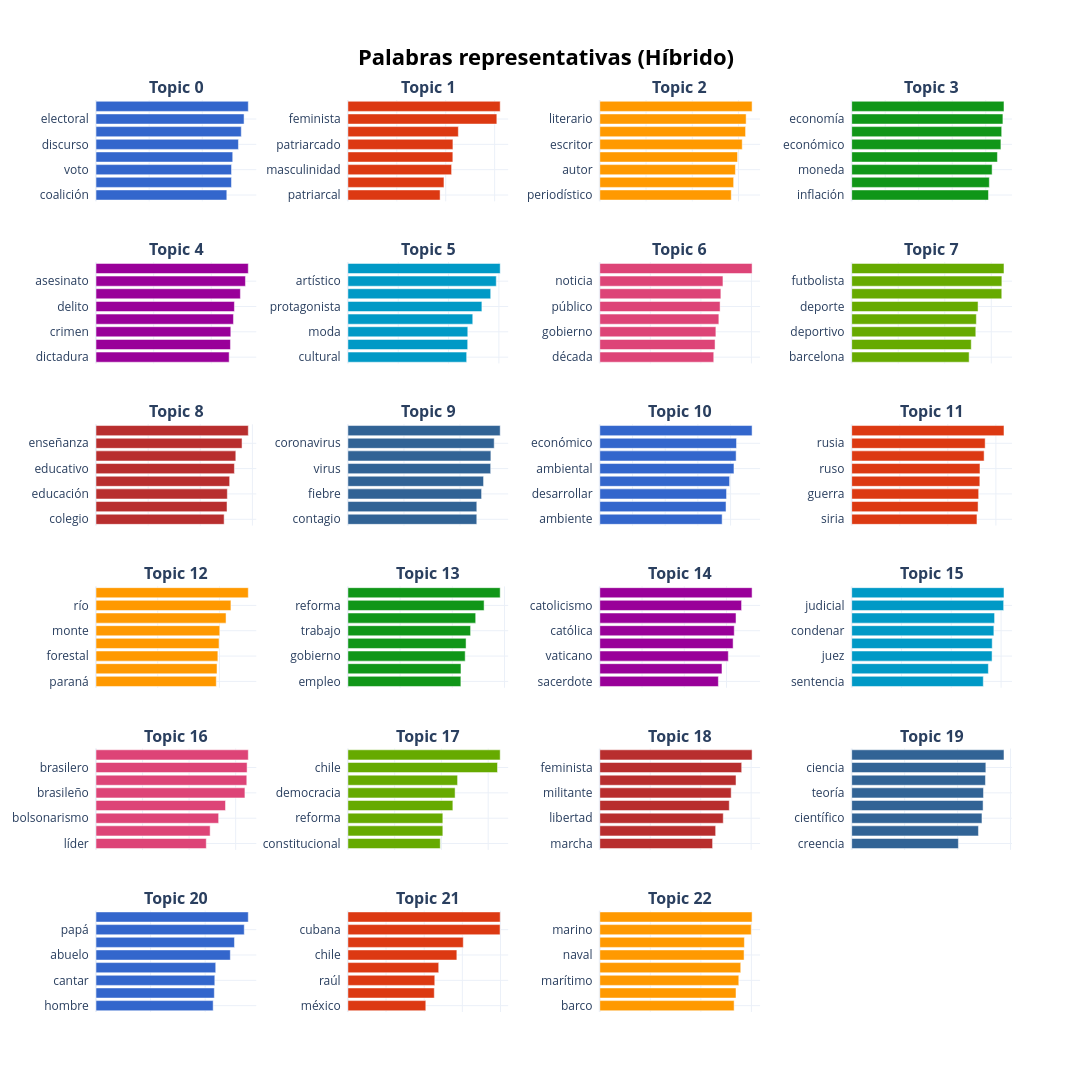

The notebook cell this image was saved under:
### Code cell
# 1. Asignar al df original 
df['topic'] = topics

# 2. Obtenemos la cantidad total de tópicos válidos (excluyendo el -1)
total_topicos = len(topic_model.get_topic_info()[topic_model.get_topic_info()['Topic'] != -1])

# 3. Le pasamos el total exacto a la función
fig = topic_model.visualize_barchart(
    top_n_topics=total_topicos, 
    n_words=8, 
    title="<b>Palabras representativas (Híbrido)</b>"
)

colors = px.colors.qualitative.G10
for i, trace in enumerate(fig.data):
    trace.marker.color = colors[i % len(colors)]

fig.update_traces(hovertemplate="<b>Término:</b> %{y}<br><b>Relevancia:</b> %{x:.3f}<extra></extra>")
fig.for_each_xaxis(lambda ax: ax.update(title_text="", showticklabels=False))
fig.for_each_annotation(lambda a: a.update(text=f"<b>{a.text.split('_')[0]}</b>"))

# 4. Altura dinámica: le damos aprox 300px por cada fila de 4 gráficos para que no se aplasten
altura_dinamica = max(950, (total_topicos // 4) * 300)

fig.update_layout(
    height=altura_dinamica, 
    width=1300, 
    plot_bgcolor='rgba(0,0,0,0)', 
    paper_bgcolor='#ffffff'
)

fig.write_html(GRAFICOS_DIR / "01_barchart_topicos.html")
fig.show()

### Figure 1 — Plotly figure (JSON) as saved in the notebook; plotly's stock layout.template omitted (floating-point values rounded to 4 significant figures)
{"data": [{"hovertemplate": "<b>Término:</b> %{y}<br><b>Relevancia:</b> %{x:.3f}<extra></extra>", "marker": {"color": "#3366CC"}, "orientation": "h", "type": "bar", "x": [0.4924, 0.5099, 0.5102, 0.5147, 0.5362, 0.5469, 0.5574, 0.5733], "xaxis": "x", "y": ["coalición  ", "debate  ", "voto  ", "votar  ", "discurso  ", "campaña  ", "electoral  ", "candidato  "], "yaxis": "y"}, {"hovertemplate": "<b>Término:</b> %{y}<br><b>Relevancia:</b> %{x:.3f}<extra></extra>", "marker": {"color": "#DC3912"}, "orientation": "h", "type": "bar", "x": [0.377, 0.3928, 0.424, 0.4291, 0.4294, 0.4516, 0.609, 0.6227], "xaxis": "x2", "y": ["patriarcal  ", "mujeres  ", "masculinidad  ", "debate  ", "patriarcado  ", "aborto  ", "feminista  ", "feminismo  "], "yaxis": "y2"}, {"hovertemplate": "<b>Término:</b> %{y}<br><b>Relevancia:</b> %{x:.3f}<extra></extra>", "marker": {"color": "#FF9900"}, "orientation": "h", "type": "bar", "x": [0.5686, 0.5789, 0.5866, 0.5958, 0.616, 0.6305, 0.633, 0.6587], "xaxis": "x3", "y": ["periodístico  ", "literatura  ", "autor  ", "narrativo  ", "escritor  ", "escritora  ", "literario  ", "periodista  "], "yaxis": "y3"}, {"hovertemplate": "<b>Término:</b> %{y}<br><b>Relevancia:</b> %{x:.3f}<extra></extra>", "marker": {"color": "#109618"}, "orientation": "h", "type": "bar", "x": [0.4081, 0.4107, 0.419, 0.4349, 0.4453, 0.4476, 0.4512, 0.4544], "xaxis": "x4", "y": ["inflación  ", "desigualdad  ", "moneda  ", "pobreza  ", "económico  ", "crisis  ", "economía  ", "deuda  "], "yaxis": "y4"}, {"hovertemplate": "<b>Término:</b> %{y}<br><b>Relevancia:</b> %{x:.3f}<extra></extra>", "marker": {"color": "#990099"}, "orientation": "h", "type": "bar", "x": [0.462, 0.4664, 0.4677, 0.4768, 0.4801, 0.5009, 0.5185, 0.5283], "xaxis": "x5", "y": ["dictadura  ", "víctima  ", "crimen  ", "policía  ", "delito  ", "violencia  ", "asesinato  ", "comisaría  "], "yaxis": "y5"}, {"hovertemplate": "<b>Término:</b> %{y}<br><b>Relevancia:</b> %{x:.3f}<extra></extra>", "marker": {"color": "#0099C6"}, "orientation": "h", "type": "bar", "x": [0.472, 0.4761, 0.4764, 0.4961, 0.5325, 0.5675, 0.5897, 0.6052], "xaxis": "x6", "y": ["cultural  ", "mario  ", "moda  ", "teatro  ", "protagonista  ", "arte  ", "artístico  ", "artista  "], "yaxis": "y6"}, {"hovertemplate": "<b>Término:</b> %{y}<br><b>Relevancia:</b> %{x:.3f}<extra></extra>", "marker": {"color": "#DD4477"}, "orientation": "h", "type": "bar", "x": [0.4509, 0.4561, 0.4593, 0.4711, 0.476, 0.479, 0.4873, 0.6026], "xaxis": "x7", "y": ["década  ", "futuro  ", "gobierno  ", "periodista  ", "público  ", "sociedad  ", "noticia  ", "mediático  "], "yaxis": "y7"}, {"hovertemplate": "<b>Término:</b> %{y}<br><b>Relevancia:</b> %{x:.3f}<extra></extra>", "marker": {"color": "#66AA00"}, "orientation": "h", "type": "bar", "x": [0.5048, 0.5139, 0.5335, 0.5358, 0.5431, 0.6451, 0.6455, 0.6546], "xaxis": "x8", "y": ["barcelona  ", "campeón  ", "deportivo  ", "brasil  ", "deporte  ", "fútbol  ", "futbolista  ", "fifa  "], "yaxis": "y8"}, {"hovertemplate": "<b>Término:</b> %{y}<br><b>Relevancia:</b> %{x:.3f}<extra></extra>", "marker": {"color": "#B82E2E"}, "orientation": "h", "type": "bar", "x": [0.4916, 0.5027, 0.5039, 0.5128, 0.531, 0.5364, 0.5603, 0.5843], "xaxis": "x9", "y": ["colegio  ", "docente  ", "educación  ", "enseñar  ", "educativo  ", "escolar  ", "enseñanza  ", "pedagógico  "], "yaxis": "y9"}, {"hovertemplate": "<b>Término:</b> %{y}<br><b>Relevancia:</b> %{x:.3f}<extra></extra>", "marker": {"color": "#316395"}, "orientation": "h", "type": "bar", "x": [0.4598, 0.4598, 0.4769, 0.4839, 0.5093, 0.5101, 0.5219, 0.5432], "xaxis": "x10", "y": ["contagio  ", "enfermedad  ", "fiebre  ", "vacunar  ", "virus  ", "pandemia  ", "coronavirus  ", "epidemia  "], "yaxis": "y10"}, {"hovertemplate": "<b>Término:</b> %{y}<br><b>Relevancia:</b> %{x:.3f}<extra></extra>", "marker": {"color": "#3366CC"}, "orientation": "h", "type": "bar", "x": [0.3742, 0.3861, 0.3877, 0.397, 0.4104, 0.417, 0.4183, 0.4658], "xaxis": "x11", "y": ["ambiente  ", "cambio  ", "desarrollar  ", "industria  ", "ambiental  ", "futuro  ", "económico  ", "economía  "], "yaxis": "y11"}, {"hovertemplate": "<b>Término:</b> %{y}<br><b>Relevancia:</b> %{x:.3f}<extra></extra>", "marker": {"color": "#DC3912"}, "orientation": "h", "type": "bar", "x": [0.5212, 0.5259, 0.5284, 0.5332, 0.5338, 0.551, 0.5554, 0.6337], "xaxis": "x12", "y": ["siria  ", "ucrania  ", "guerra  ", "irán  ", "ruso  ", "moscú  ", "rusia  ", "soviético  "], "yaxis": "y12"}, {"hovertemplate": "<b>Término:</b> %{y}<br><b>Relevancia:</b> %{x:.3f}<extra></extra>", "marker": {"color": "#FF9900"}, "orientation": "h", "type": "bar", "x": [0.3898, 0.3921, 0.3949, 0.3988, 0.4011, 0.4215, 0.4372, 0.4935], "xaxis": "x13", "y": ["paraná  ", "país  ", "forestal  ", "ambiental  ", "monte  ", "paisaje  ", "río  ", "arroyo  "], "yaxis": "y13"}, {"hovertemplate": "<b>Término:</b> %{y}<br><b>Relevancia:</b> %{x:.3f}<extra></extra>", "marker": {"color": "#109618"}, "orientation": "h", "type": "bar", "x": [0.4329, 0.4332, 0.4493, 0.4528, 0.4701, 0.4896, 0.5219, 0.5835], "xaxis": "x14", "y": ["empleo  ", "trabajador  ", "gobierno  ", "sindical  ", "trabajo  ", "laboral  ", "reforma  ", "sindicalismo  "], "yaxis": "y14"}, {"hovertemplate": "<b>Término:</b> %{y}<br><b>Relevancia:</b> %{x:.3f}<extra></extra>", "marker": {"color": "#990099"}, "orientation": "h", "type": "bar", "x": [0.5615, 0.5786, 0.6085, 0.6313, 0.6367, 0.6451, 0.6713, 0.7211], "xaxis": "x15", "y": ["sacerdote  ", "jesuita  ", "vaticano  ", "católico  ", "católica  ", "arzobispo  ", "catolicismo  ", "papal  "], "yaxis": "y15"}, {"hovertemplate": "<b>Término:</b> %{y}<br><b>Relevancia:</b> %{x:.3f}<extra></extra>", "marker": {"color": "#0099C6"}, "orientation": "h", "type": "bar", "x": [0.5285, 0.5488, 0.5637, 0.5643, 0.571, 0.5738, 0.6103, 0.6116], "xaxis": "x16", "y": ["sentencia  ", "condena  ", "juez  ", "tribunal  ", "condenar  ", "juzgado  ", "judicial  ", "justicia  "], "yaxis": "y16"}, {"hovertemplate": "<b>Término:</b> %{y}<br><b>Relevancia:</b> %{x:.3f}<extra></extra>", "marker": {"color": "#DD4477"}, "orientation": "h", "type": "bar", "x": [0.4738, 0.4904, 0.5269, 0.5564, 0.6398, 0.6478, 0.6491, 0.6543], "xaxis": "x17", "y": ["líder  ", "bolsonaro  ", "bolsonarismo  ", "dictadura  ", "brasileño  ", "brasilia  ", "brasilero  ", "brasil  "], "yaxis": "y17"}, {"hovertemplate": "<b>Término:</b> %{y}<br><b>Relevancia:</b> %{x:.3f}<extra></extra>", "marker": {"color": "#66AA00"}, "orientation": "h", "type": "bar", "x": [0.3951, 0.4061, 0.4061, 0.449, 0.4585, 0.4691, 0.6399, 0.6514], "xaxis": "x18", "y": ["constitucional  ", "presidencial  ", "reforma  ", "revuelta  ", "democracia  ", "dictadura  ", "chile  ", "chileno  "], "yaxis": "y18"}, {"hovertemplate": "<b>Término:</b> %{y}<br><b>Relevancia:</b> %{x:.3f}<extra></extra>", "marker": {"color": "#B82E2E"}, "orientation": "h", "type": "bar", "x": [0.4472, 0.4593, 0.4895, 0.5133, 0.5209, 0.54, 0.5626, 0.6037], "xaxis": "x19", "y": ["marcha  ", "comunidad  ", "libertad  ", "pueblo  ", "militante  ", "multitud  ", "feminista  ", "manifestación  "], "yaxis": "y19"}, {"hovertemplate": "<b>Término:</b> %{y}<br><b>Relevancia:</b> %{x:.3f}<extra></extra>", "marker": {"color": "#316395"}, "orientation": "h", "type": "bar", "x": [0.4029, 0.4787, 0.492, 0.4962, 0.4978, 0.5051, 0.5067, 0.5752], "xaxis": "x20", "y": ["creencia  ", "filosofía  ", "científico  ", "astrología  ", "teoría  ", "universo  ", "ciencia  ", "astrónomo  "], "yaxis": "y20"}, {"hovertemplate": "<b>Término:</b> %{y}<br><b>Relevancia:</b> %{x:.3f}<extra></extra>", "marker": {"color": "#3366CC"}, "orientation": "h", "type": "bar", "x": [0.4294, 0.4337, 0.4354, 0.4388, 0.4923, 0.5075, 0.5434, 0.5582], "xaxis": "x21", "y": ["hombre  ", "canto  ", "cantar  ", "hermano  ", "abuelo  ", "hijo  ", "papá  ", "padre  "], "yaxis": "y21"}, {"hovertemplate": "<b>Término:</b> %{y}<br><b>Relevancia:</b> %{x:.3f}<extra></extra>", "marker": {"color": "#DC3912"}, "orientation": "h", "type": "bar", "x": [0.4085, 0.453, 0.4555, 0.4762, 0.5712, 0.6049, 0.7977, 0.7984], "xaxis": "x22", "y": ["méxico  ", "mexicano  ", "raúl  ", "comunista  ", "chile  ", "cuba  ", "cubana  ", "cubano  "], "yaxis": "y22"}, {"hovertemplate": "<b>Término:</b> %{y}<br><b>Relevancia:</b> %{x:.3f}<extra></extra>", "marker": {"color": "#FF9900"}, "orientation": "h", "type": "bar", "x": [0.5316, 0.5391, 0.5501, 0.5578, 0.571, 0.5723, 0.5994, 0.6027], "xaxis": "x23", "y": ["barco  ", "embarcación  ", "marítimo  ", "marina  ", "naval  ", "océano  ", "marino  ", "submarino  "], "yaxis": "y23"}], "layout": {"annotations": [{"font": {"size": 16}, "showarrow": false, "text": "<b>Topic 0</b>", "x": 0.0875, "xanchor": "center", "xref": "paper", "y": 1, "yanchor": "bottom", "yref": "paper"}, {"font": {"size": 16}, "showarrow": false, "text": "<b>Topic 1</b>", "x": 0.3625, "xanchor": "center", "xref": "paper", "y": 1, "yanchor": "bottom", "yref": "paper"}, {"font": {"size": 16}, "showarrow": false, "text": "<b>Topic 2</b>", "x": 0.6375, "xanchor": "center", "xref": "paper", "y": 1, "yanchor": "bottom", "yref": "paper"}, {"font": {"size": 16}, "showarrow": false, "text": "<b>Topic 3</b>", "x": 0.9125, "xanchor": "center", "xref": "paper", "y": 1, "yanchor": "bottom", "yref": "paper"}, {"font": {"size": 16}, "showarrow": false, "text": "<b>Topic 4</b>", "x": 0.0875, "xanchor": "center", "xref": "paper", "y": 0.8222, "yanchor": "bottom", "yref": "paper"}, {"font": {"size": 16}, "showarrow": false, "text": "<b>Topic 5</b>", "x": 0.3625, "xanchor": "center", "xref": "paper", "y": 0.8222, "yanchor": "bottom", "yref": "paper"}, {"font": {"size": 16}, "showarrow": false, "text": "<b>Topic 6</b>", "x": 0.6375, "xanchor": "center", "xref": "paper", "y": 0.8222, "yanchor": "bottom", "yref": "paper"}, {"font": {"size": 16}, "showarrow": false, "text": "<b>Topic 7</b>", "x": 0.9125, "xanchor": "center", "xref": "paper", "y": 0.8222, "yanchor": "bottom", "yref": "paper"}, {"font": {"size": 16}, "showarrow": false, "text": "<b>Topic 8</b>", "x": 0.0875, "xanchor": "center", "xref": "paper", "y": 0.6444, "yanchor": "bottom", "yref": "paper"}, {"font": {"size": 16}, "showarrow": false, "text": "<b>Topic 9</b>", "x": 0.3625, "xanchor": "center", "xref": "paper", "y": 0.6444, "yanchor": "bottom", "yref": "paper"}, {"font": {"size": 16}, "showarrow": false, "text": "<b>Topic 10</b>", "x": 0.6375, "xanchor": "center", "xref": "paper", "y": 0.6444, "yanchor": "bottom", "yref": "paper"}, {"font": {"size": 16}, "showarrow": false, "text": "<b>Topic 11</b>", "x": 0.9125, "xanchor": "center", "xref": "paper", "y": 0.6444, "yanchor": "bottom", "yref": "paper"}, {"font": {"size": 16}, "showarrow": false, "text": "<b>Topic 12</b>", "x": 0.0875, "xanchor": "center", "xref": "paper", "y": 0.4667, "yanchor": "bottom", "yref": "paper"}, {"font": {"size": 16}, "showarrow": false, "text": "<b>Topic 13</b>", "x": 0.3625, "xanchor": "center", "xref": "paper", "y": 0.4667, "yanchor": "bottom", "yref": "paper"}, {"font": {"size": 16}, "showarrow": false, "text": "<b>Topic 14</b>", "x": 0.6375, "xanchor": "center", "xref": "paper", "y": 0.4667, "yanchor": "bottom", "yref": "paper"}, {"font": {"size": 16}, "showarrow": false, "text": "<b>Topic 15</b>", "x": 0.9125, "xanchor": "center", "xref": "paper", "y": 0.4667, "yanchor": "bottom", "yref": "paper"}, {"font": {"size": 16}, "showarrow": false, "text": "<b>Topic 16</b>", "x": 0.0875, "xanchor": "center", "xref": "paper", "y": 0.2889, "yanchor": "bottom", "yref": "paper"}, {"font": {"size": 16}, "showarrow": false, "text": "<b>Topic 17</b>", "x": 0.3625, "xanchor": "center", "xref": "paper", "y": 0.2889, "yanchor": "bottom", "yref": "paper"}, {"font": {"size": 16}, "showarrow": false, "text": "<b>Topic 18</b>", "x": 0.6375, "xanchor": "center", "xref": "paper", "y": 0.2889, "yanchor": "bottom", "yref": "paper"}, {"font": {"size": 16}, "showarrow": false, "text": "<b>Topic 19</b>", "x": 0.9125, "xanchor": "center", "xref": "paper", "y": 0.2889, "yanchor": "bottom", "yref": "paper"}, {"font": {"size": 16}, "showarrow": false, "text": "<b>Topic 20</b>", "x": 0.0875, "xanchor": "center", "xref": "paper", "y": 0.1111, "yanchor": "bottom", "yref": "paper"}, {"font": {"size": 16}, "showarrow": false, "text": "<b>Topic 21</b>", "x": 0.3625, "xanchor": "center", "xref": "paper", "y": 0.1111, "yanchor": "bottom", "yref": "paper"}, {"font": {"size": 16}, "showarrow": false, "text": "<b>Topic 22</b>", "x": 0.6375, "xanchor": "center", "xref": "paper", "y": 0.1111, "yanchor": "bottom", "yref": "paper"}], "height": 1500, "hoverlabel": {"bgcolor": "white", "font": {"family": "Rockwell", "size": 16}}, "paper_bgcolor": "#ffffff", "plot_bgcolor": "rgba(0,0,0,0)", "showlegend": false, "title": {"font": {"color": "Black", "size": 22}, "text": "<b>Palabras representativas (Híbrido)</b>", "x": 0.5, "xanchor": "center", "yanchor": "top"}, "width": 1300, "xaxis": {"anchor": "y", "domain": [0, 0.175], "showgrid": true, "showticklabels": false, "title": {"text": ""}}, "xaxis10": {"anchor": "y10", "domain": [0.275, 0.45], "showgrid": true, "showticklabels": false, "title": {"text": ""}}, "xaxis11": {"anchor": "y11", "domain": [0.55, 0.725], "showgrid": true, "showticklabels": false, "title": {"text": ""}}, "xaxis12": {"anchor": "y12", "domain": [0.825, 1], "showgrid": true, "showticklabels": false, "title": {"text": ""}}, "xaxis13": {"anchor": "y13", "domain": [0, 0.175], "showgrid": true, "showticklabels": false, "title": {"text": ""}}, "xaxis14": {"anchor": "y14", "domain": [0.275, 0.45], "showgrid": true, "showticklabels": false, "title": {"text": ""}}, "xaxis15": {"anchor": "y15", "domain": [0.55, 0.725], "showgrid": true, "showticklabels": false, "title": {"text": ""}}, "xaxis16": {"anchor": "y16", "domain": [0.825, 1], "showgrid": true, "showticklabels": false, "title": {"text": ""}}, "xaxis17": {"anchor": "y17", "domain": [0, 0.175], "showgrid": true, "showticklabels": false, "title": {"text": ""}}, "xaxis18": {"anchor": "y18", "domain": [0.275, 0.45], "showgrid": true, "showticklabels": false, "title": {"text": ""}}, "xaxis19": {"anchor": "y19", "domain": [0.55, 0.725], "showgrid": true, "showticklabels": false, "title": {"text": ""}}, "xaxis2": {"anchor": "y2", "domain": [0.275, 0.45], "showgrid": true, "showticklabels": false, "title": {"text": ""}}, "xaxis20": {"anchor": "y20", "domain": [0.825, 1], "showgrid": true, "showticklabels": false, "title": {"text": ""}}, "xaxis21": {"anchor": "y21", "domain": [0, 0.175], "showgrid": true, "showticklabels": false, "title": {"text": ""}}, "xaxis22": {"anchor": "y22", "domain": [0.275, 0.45], "showgrid": true, "showticklabels": false, "title": {"text": ""}}, "xaxis23": {"anchor": "y23", "domain": [0.55, 0.725], "showgrid": true, "showticklabels": false, "title": {"text": ""}}, "xaxis24": {"anchor": "y24", "domain": [0.825, 1], "showgrid": true, "showticklabels": false, "title": {"text": ""}}, "xaxis3": {"anchor": "y3", "domain": [0.55, 0.725], "showgrid": true, "showticklabels": false, "title": {"text": ""}}, "xaxis4": {"anchor": "y4", "domain": [0.825, 1], "showgrid": true, "showticklabels": false, "title": {"text": ""}}, "xaxis5": {"anchor": "y5", "domain": [0, 0.175], "showgrid": true, "showticklabels": false, "title": {"text": ""}}, "xaxis6": {"anchor": "y6", "domain": [0.275, 0.45], "showgrid": true, "showticklabels": false, "title": {"text": ""}}, "xaxis7": {"anchor": "y7", "domain": [0.55, 0.725], "showgrid": true, "showticklabels": false, "title": {"text": ""}}, "xaxis8": {"anchor": "y8", "domain": [0.825, 1], "showgrid": true, "showticklabels": false, "title": {"text": ""}}, "xaxis9": {"anchor": "y9", "domain": [0, 0.175], "showgrid": true, "showticklabels": false, "title": {"text": ""}}, "yaxis": {"anchor": "x", "domain": [0.8889, 1], "showgrid": true}, "yaxis10": {"anchor": "x10", "domain": [0.5333, 0.6444], "showgrid": true}, "yaxis11": {"anchor": "x11", "domain": [0.5333, 0.6444], "showgrid": true}, "yaxis12": {"anchor": "x12", "domain": [0.5333, 0.6444], "showgrid": true}, "yaxis13": {"anchor": "x13", "domain": [0.3556, 0.4667], "showgrid": true}, "yaxis14": {"anchor": "x14", "domain": [0.3556, 0.4667], "showgrid": true}, "yaxis15": {"anchor": "x15", "domain": [0.3556, 0.4667], "showgrid": true}, "yaxis16": {"anchor": "x16", "domain": [0.3556, 0.4667], "showgrid": true}, "yaxis17": {"anchor": "x17", "domain": [0.1778, 0.2889], "showgrid": true}, "yaxis18": {"anchor": "x18", "domain": [0.1778, 0.2889], "showgrid": true}, "yaxis19": {"anchor": "x19", "domain": [0.1778, 0.2889], "showgrid": true}, "yaxis2": {"anchor": "x2", "domain": [0.8889, 1], "showgrid": true}, "yaxis20": {"anchor": "x20", "domain": [0.1778, 0.2889], "showgrid": true}, "yaxis21": {"anchor": "x21", "domain": [0, 0.1111], "showgrid": true}, "yaxis22": {"anchor": "x22", "domain": [0, 0.1111], "showgrid": true}, "yaxis23": {"anchor": "x23", "domain": [0, 0.1111], "showgrid": true}, "yaxis24": {"anchor": "x24", "domain": [0, 0.1111], "showgrid": true}, "yaxis3": {"anchor": "x3", "domain": [0.8889, 1], "showgrid": true}, "yaxis4": {"anchor": "x4", "domain": [0.8889, 1], "showgrid": true}, "yaxis5": {"anchor": "x5", "domain": [0.7111, 0.8222], "showgrid": true}, "yaxis6": {"anchor": "x6", "domain": [0.7111, 0.8222], "showgrid": true}, "yaxis7": {"anchor": "x7", "domain": [0.7111, 0.8222], "showgrid": true}, "yaxis8": {"anchor": "x8", "domain": [0.7111, 0.8222], "showgrid": true}, "yaxis9": {"anchor": "x9", "domain": [0.5333, 0.6444], "showgrid": true}}}
